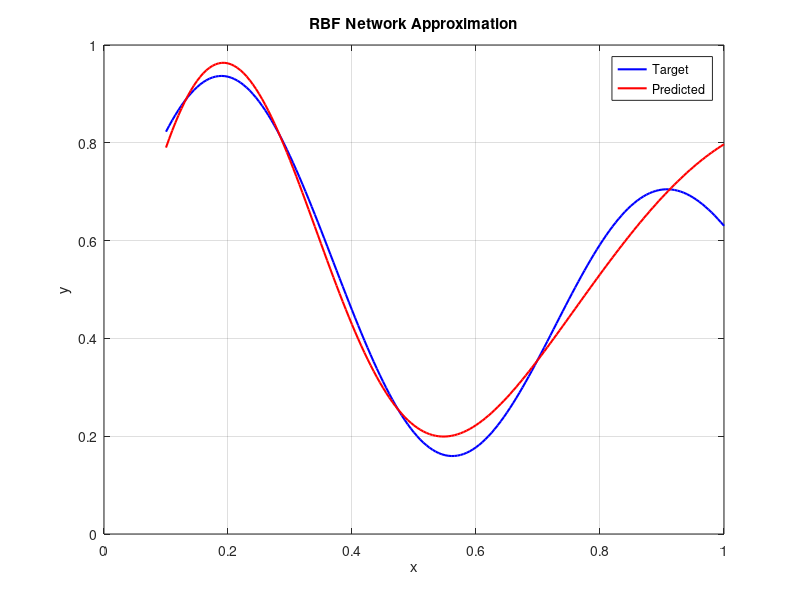
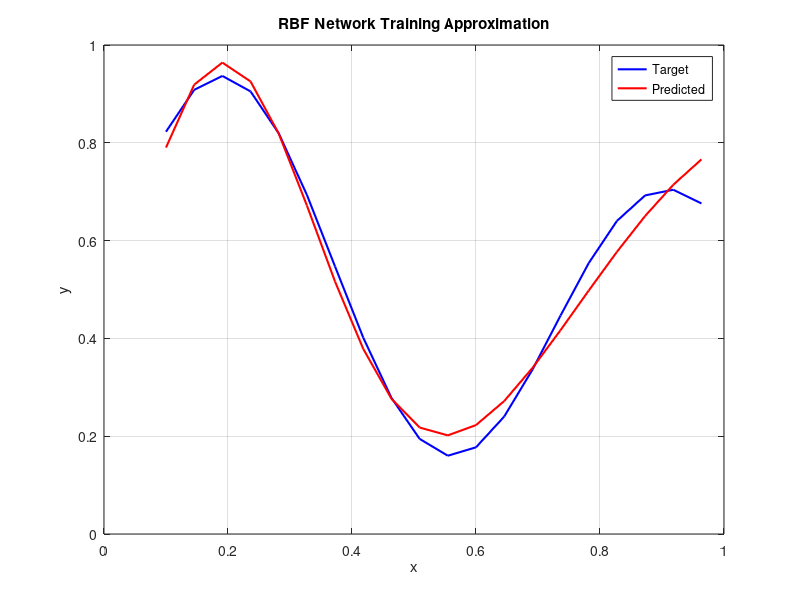

These figures' MATLAB source, in order:
clc;
close all;

% Input and target output generation
x = 0.1:1/22:1;
x_test = 0.1:1/200:1;
y = ((1 + 0.6 * sin(2 * pi * x / 0.7)) + 0.3 * sin(2 * pi * x)) / 2;
y_test = ((1 + 0.6 * sin(2 * pi * x_test / 0.7)) + 0.3 * sin(2 * pi * x_test)) / 2;

figure(1);
plot(x_test, y_test, 'b', 'LineWidth', 1.5);
grid on;
hold on;

% Initialize RBF parameters
%c1 = 0.2; 
%c2 = 0.9; 
%r1 = 0.15;
%r2 = 0.15;

c1 = rand();
c2 = rand();
r1 = rand();
r2 = rand();

% Gaussian RBF functions
F1 = exp(-((x - c1).^2) / (2 * r1^2));
F2 = exp(-((x - c2).^2) / (2 * r2^2));

% Initialize output layer weights (w1, w2, w0)
w1 = rand();
w2 = rand();
w0 = rand();

% Learning rate
eta = 0.01;
eta_c_r=0.001;

%Number of learning cycles
num_epochs = 10000;

%Errors
err=0;
sqr_err=0;
ms_err=0;
prev_err=zeros(1, num_epochs);

% Training loop with gradient descent for RBF parameters
for epoch = 1:num_epochs
    sqr_err=0;
    for i = 1:length(x)
        % Calculate RBF outputs for current input
        phi1 = exp(-((x(i) - c1)^2) / (2 * r1^2));
        phi2 = exp(-((x(i) - c2)^2) / (2 * r2^2));

        % Compute network output
        y_pred(i) = w1 * phi1 + w2 * phi2 + w0; % Store y_pred for each x(i)

        % Error
        err = y(i) - y_pred(i);
        sqr_err=sqr_err+err^2;

        % Update weights
        w1 = w1 + eta * err * phi1;
        w2 = w2 + eta * err * phi2;
        w0 = w0 + eta * err;

        % Update RBF parameters
        c1 = c1 + eta_c_r * err * w1 * phi1 * ((x(i) - c1) / r1^2);
        c2 = c2 + eta_c_r * err * w2 * phi2 * ((x(i) - c2) / r2^2);
        r1 = r1 + eta_c_r * err * w1 * phi1 * ((x(i) - c1)^2 / r1^3);
        r2 = r2 + eta_c_r * err * w2 * phi2 * ((x(i) - c2)^2 / r2^3);

        
    end
    ms_err=sqr_err/length(x_test);
    prev_err(i)=ms_err;
end

% Testing the RBF network
Y_test = zeros(1, length(x_test));
for i = 1:length(x_test)
    phi1_test = exp(-((x_test(i) - c1)^2) / (2 * r1^2));
    phi2_test = exp(-((x_test(i) - c2)^2) / (2 * r2^2));

    % Compute network output
    Y_test(i) = w1 * phi1_test + w2 * phi2_test + w0;
end

% Plot results
plot(x_test, Y_test, 'r', 'LineWidth', 1.5);
hold off;
legend('Target', 'Predicted');
title('RBF Network Approximation');
xlabel('x');
ylabel('y');

figure(2)
plot(x, y, 'b', 'LineWidth', 1.5);
grid on;
hold on;
plot(x, y_pred, 'r', 'LineWidth', 1.5);
legend('Target', 'Predicted');
title('RBF Network Training Approximation');
xlabel('x');
ylabel('y');
hold off

%figure(3)
%plot(1:num_epochs, prev_err, 'b', 'LineWidth', 1.5);
%grid on;
%title('MSE');
%xlabel('Epochs');
%ylabel('MSE');